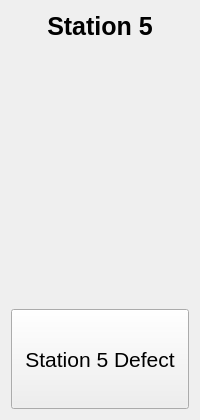
        <widget class="QWidget" name="page_11">
         <layout class="QVBoxLayout" name="verticalLayout_6">
          <item>
           <widget class="QLabel" name="labelStation1_5">
            <property name="sizePolicy">
             <sizepolicy hsizetype="Preferred" vsizetype="Fixed">
              <horstretch>0</horstretch>
              <verstretch>0</verstretch>
             </sizepolicy>
            </property>
            <property name="minimumSize">
             <size>
              <width>0</width>
              <height>30</height>
             </size>
            </property>
            <property name="font">
             <font>
              <pointsize>19</pointsize>
              <weight>75</weight>
              <bold>true</bold>
             </font>
            </property>
            <property name="text">
             <string>Station 5</string>
            </property>
            <property name="alignment">
             <set>Qt::AlignCenter</set>
            </property>
           </widget>
          </item>
          <item>
           <widget class="QWidget" name="topThreeStation5" native="true">
            <property name="minimumSize">
             <size>
              <width>0</width>
              <height>125</height>
             </size>
            </property>
            <layout class="QVBoxLayout" name="mplvlTopThree_5">
             <property name="margin">
              <number>0</number>
             </property>
            </layout>
           </widget>
          </item>
          <item>
           <widget class="QWidget" name="station5LineAverage" native="true">
            <property name="minimumSize">
             <size>
              <width>0</width>
              <height>125</height>
             </size>
            </property>
            <layout class="QVBoxLayout" name="mplvlExpAvg_5">
             <property name="margin">
              <number>2</number>
             </property>
            </layout>
           </widget>
          </item>
          <item>
           <widget class="QPushButton" name="pushButtonDefect_5">
            <property name="minimumSize">
             <size>
              <width>0</width>
              <height>100</height>
             </size>
            </property>
            <property name="font">
             <font>
              <pointsize>16</pointsize>
             </font>
            </property>
            <property name="text">
             <string>Station 5 Defect</string>
            </property>
           </widget>
          </item>
         </layout>
        </widget>
